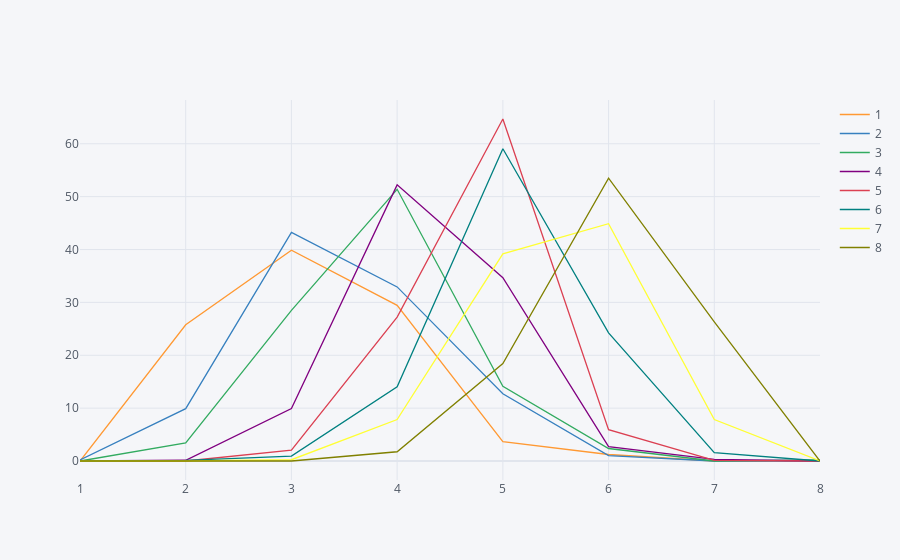

Notebook code for this chart:
### Code cell
p1.iplot()

### Figure 1 — Plotly figure (JSON) as saved in the notebook; plotly's stock layout.template omitted (floating-point values rounded to 4 significant figures)
{"data": [{"line": {"color": "rgba(255, 153, 51, 1.0)", "dash": "solid", "shape": "linear", "width": 1.3}, "mode": "lines", "name": "1", "text": "", "type": "scatter", "x": [1, 2, 3, 4, 5, 6, 7, 8], "y": [0, 25.77, 39.88, 29.45, 3.68, 1.23, 0, 0]}, {"line": {"color": "rgba(55, 128, 191, 1.0)", "dash": "solid", "shape": "linear", "width": 1.3}, "mode": "lines", "name": "2", "text": "", "type": "scatter", "x": [1, 2, 3, 4, 5, 6, 7, 8], "y": [0.2, 9.9, 43.23, 32.93, 12.73, 1.01, 0, 0]}, {"line": {"color": "rgba(50, 171, 96, 1.0)", "dash": "solid", "shape": "linear", "width": 1.3}, "mode": "lines", "name": "3", "text": "", "type": "scatter", "x": [1, 2, 3, 4, 5, 6, 7, 8], "y": [0, 3.43, 28.48, 51.39, 14.13, 2.36, 0, 0.21]}, {"line": {"color": "rgba(128, 0, 128, 1.0)", "dash": "solid", "shape": "linear", "width": 1.3}, "mode": "lines", "name": "4", "text": "", "type": "scatter", "x": [1, 2, 3, 4, 5, 6, 7, 8], "y": [0, 0.14, 9.93, 52.23, 34.68, 2.73, 0.29, 0]}, {"line": {"color": "rgba(219, 64, 82, 1.0)", "dash": "solid", "shape": "linear", "width": 1.3}, "mode": "lines", "name": "5", "text": "", "type": "scatter", "x": [1, 2, 3, 4, 5, 6, 7, 8], "y": [0, 0, 2.04, 27.23, 64.69, 5.92, 0.13, 0]}, {"line": {"color": "rgba(0, 128, 128, 1.0)", "dash": "solid", "shape": "linear", "width": 1.3}, "mode": "lines", "name": "6", "text": "", "type": "scatter", "x": [1, 2, 3, 4, 5, 6, 7, 8], "y": [0, 0.13, 0.93, 14.04, 59.07, 24.24, 1.59, 0]}, {"line": {"color": "rgba(255, 255, 51, 1.0)", "dash": "solid", "shape": "linear", "width": 1.3}, "mode": "lines", "name": "7", "text": "", "type": "scatter", "x": [1, 2, 3, 4, 5, 6, 7, 8], "y": [0, 0, 0.24, 7.84, 39.19, 44.89, 7.84, 0]}, {"line": {"color": "rgba(128, 128, 0, 1.0)", "dash": "solid", "shape": "linear", "width": 1.3}, "mode": "lines", "name": "8", "text": "", "type": "scatter", "x": [1, 2, 3, 4, 5, 6, 7, 8], "y": [0, 0, 0, 1.75, 18.42, 53.51, 26.32, 0]}], "layout": {"legend": {"bgcolor": "#F5F6F9", "font": {"color": "#4D5663"}}, "paper_bgcolor": "#F5F6F9", "plot_bgcolor": "#F5F6F9", "title": {"font": {"color": "#4D5663"}}, "xaxis": {"gridcolor": "#E1E5ED", "showgrid": true, "tickfont": {"color": "#4D5663"}, "title": {"font": {"color": "#4D5663"}, "text": ""}, "zerolinecolor": "#E1E5ED"}, "yaxis": {"gridcolor": "#E1E5ED", "showgrid": true, "tickfont": {"color": "#4D5663"}, "title": {"font": {"color": "#4D5663"}, "text": ""}, "zerolinecolor": "#E1E5ED"}}}
